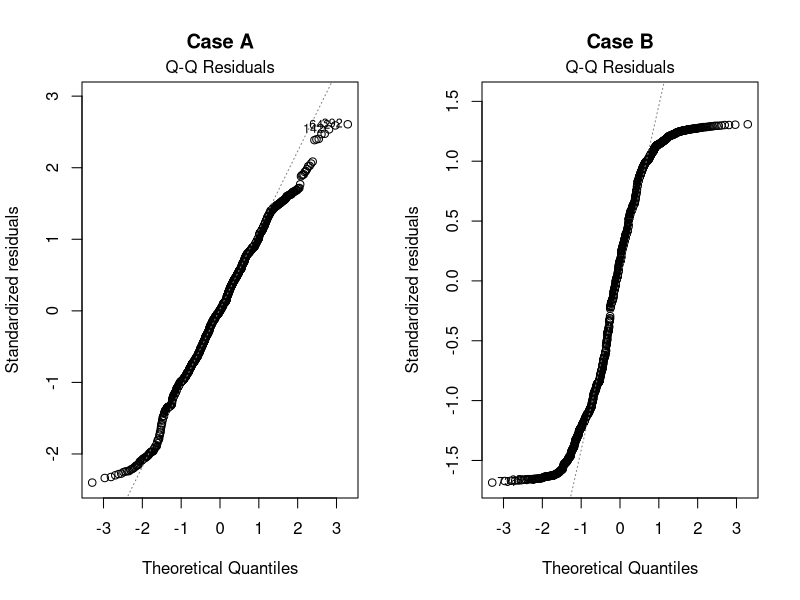

The R source for this figure:
parold <- par()
par(mfrow= c(1,2))

x <- runif(1000, 0,250)
y <- 3 + 170*x + rnorm(250,0,10)
fit <- lm(y~x)
plot(fit, which=2, main="Case A")

y <- 3 + 170*x + rbeta(250,0.7,0.5)
fit <- lm(y~x)
plot(fit, which=2, main="Case B")

par <- parold

